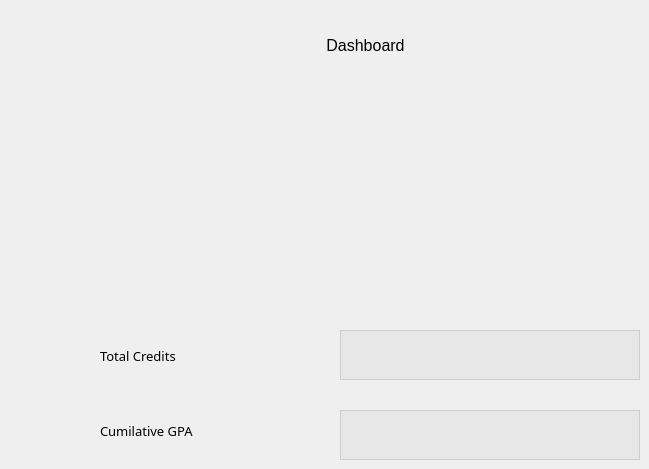
      <widget class="QWidget" name="dashboardCreditsView">
       <widget class="QLabel" name="cGPALabel">
        <property name="geometry">
         <rect>
          <x>340</x>
          <y>410</y>
          <width>300</width>
          <height>50</height>
         </rect>
        </property>
        <property name="styleSheet">
         <string notr="true">border:solid;
border-width: 1px;
border-color: rgb(206, 206, 206);
background-color: rgb(231, 231, 231);</string>
        </property>
        <property name="text">
         <string/>
        </property>
        <property name="alignment">
         <set>Qt::AlignCenter</set>
        </property>
       </widget>
       <widget class="QLabel" name="totalCreditLabel">
        <property name="geometry">
         <rect>
          <x>340</x>
          <y>330</y>
          <width>300</width>
          <height>50</height>
         </rect>
        </property>
        <property name="styleSheet">
         <string notr="true">border:solid;
border-width: 1px;
border-color: rgb(206, 206, 206);
background-color: rgb(231, 231, 231);</string>
        </property>
        <property name="text">
         <string/>
        </property>
        <property name="alignment">
         <set>Qt::AlignCenter</set>
        </property>
       </widget>
       <widget class="QLabel" name="dashboardLabel">
        <property name="geometry">
         <rect>
          <x>290</x>
          <y>20</y>
          <width>151</width>
          <height>50</height>
         </rect>
        </property>
        <property name="styleSheet">
         <string notr="true">font-size:12pt</string>
        </property>
        <property name="text">
         <string>Dashboard</string>
        </property>
        <property name="alignment">
         <set>Qt::AlignCenter</set>
        </property>
       </widget>
       <widget class="QLabel" name="totalCredits">
        <property name="geometry">
         <rect>
          <x>100</x>
          <y>330</y>
          <width>151</width>
          <height>51</height>
         </rect>
        </property>
        <property name="font">
         <font>
          <family>Century Gothic</family>
          <pointsize>10</pointsize>
          <weight>50</weight>
          <italic>false</italic>
          <bold>false</bold>
         </font>
        </property>
        <property name="styleSheet">
         <string notr="true"/>
        </property>
        <property name="text">
         <string>Total Credits</string>
        </property>
       </widget>
       <widget class="QLabel" name="CGPA">
        <property name="geometry">
         <rect>
          <x>100</x>
          <y>410</y>
          <width>181</width>
          <height>41</height>
         </rect>
        </property>
        <property name="font">
         <font>
          <family>Century Gothic</family>
          <pointsize>10</pointsize>
          <weight>50</weight>
          <italic>false</italic>
          <bold>false</bold>
         </font>
        </property>
        <property name="text">
         <string>Cumilative GPA</string>
        </property>
       </widget>
      </widget>
